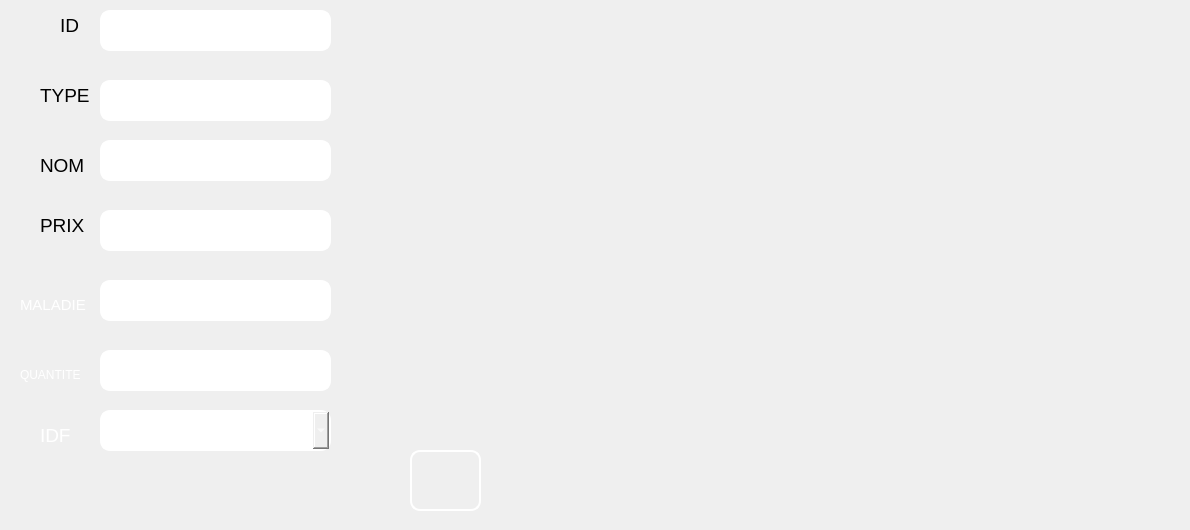
      <widget class="QWidget" name="tab_3">
       <attribute name="title">
        <string>Ajouter</string>
       </attribute>
       <widget class="QPushButton" name="pb_ajouter_medicament">
        <property name="geometry">
         <rect>
          <x>410</x>
          <y>450</y>
          <width>71</width>
          <height>61</height>
         </rect>
        </property>
        <property name="styleSheet">
         <string notr="true">border-style: solid;
border-color: white;
border-width: 2px;
border-radius: 10px;
color: rgb(255, 255, 255);
background-image: url(:/img/img/images.png);
</string>
        </property>
        <property name="text">
         <string/>
        </property>
       </widget>
       <widget class="QLineEdit" name="lineEdit_5_maladie">
        <property name="geometry">
         <rect>
          <x>100</x>
          <y>280</y>
          <width>231</width>
          <height>41</height>
         </rect>
        </property>
        <property name="styleSheet">
         <string notr="true">border-style: solid;
border-color: white;
border-width: 2px;
border-radius: 10px;
color: rgb(255, 255, 255);</string>
        </property>
       </widget>
       <widget class="QLineEdit" name="lineEdit_4_prix">
        <property name="geometry">
         <rect>
          <x>100</x>
          <y>210</y>
          <width>231</width>
          <height>41</height>
         </rect>
        </property>
        <property name="styleSheet">
         <string notr="true">border-style: solid;
border-color: white;
border-width: 2px;
border-radius: 10px;
color: rgb(255, 255, 255);</string>
        </property>
       </widget>
       <widget class="QLineEdit" name="lineEdit_6_quantite">
        <property name="geometry">
         <rect>
          <x>100</x>
          <y>350</y>
          <width>231</width>
          <height>41</height>
         </rect>
        </property>
        <property name="styleSheet">
         <string notr="true">border-style: solid;
border-color: white;
border-width: 2px;
border-radius: 10px;
color: rgb(255, 255, 255);</string>
        </property>
       </widget>
       <widget class="QLineEdit" name="lineEdit_id_2">
        <property name="geometry">
         <rect>
          <x>100</x>
          <y>10</y>
          <width>231</width>
          <height>41</height>
         </rect>
        </property>
        <property name="styleSheet">
         <string notr="true">border-style: solid;
border-color: white;
border-width: 2px;
border-radius: 10px;
color: rgb(255, 255, 255);</string>
        </property>
       </widget>
       <widget class="QLineEdit" name="lineEdit_2_nom">
        <property name="geometry">
         <rect>
          <x>100</x>
          <y>140</y>
          <width>231</width>
          <height>41</height>
         </rect>
        </property>
        <property name="styleSheet">
         <string notr="true">border-style: solid;
border-color: white;
border-width: 2px;
border-radius: 10px;
color: rgb(255, 255, 255);</string>
        </property>
       </widget>
       <widget class="QLineEdit" name="lineEdit_3_type">
        <property name="geometry">
         <rect>
          <x>100</x>
          <y>80</y>
          <width>231</width>
          <height>41</height>
         </rect>
        </property>
        <property name="styleSheet">
         <string notr="true">border-style: solid;
border-color: white;
border-width: 2px;
border-radius: 10px;
color: rgb(255, 255, 255);</string>
        </property>
       </widget>
       <widget class="QComboBox" name="comboBox_5">
        <property name="geometry">
         <rect>
          <x>100</x>
          <y>410</y>
          <width>231</width>
          <height>41</height>
         </rect>
        </property>
        <property name="styleSheet">
         <string notr="true">border-style: solid;
border-color: white;
border-width: 2px;
border-radius: 10px;
color: rgb(255, 255, 255);</string>
        </property>
       </widget>
       <widget class="QLabel" name="label_53">
        <property name="enabled">
         <bool>false</bool>
        </property>
        <property name="geometry">
         <rect>
          <x>40</x>
          <y>210</y>
          <width>51</width>
          <height>31</height>
         </rect>
        </property>
        <property name="maximumSize">
         <size>
          <width>94</width>
          <height>76</height>
         </size>
        </property>
        <property name="font">
         <font>
          <family>MS Shell Dlg 2</family>
          <pointsize>11</pointsize>
          <weight>50</weight>
          <italic>false</italic>
          <bold>false</bold>
         </font>
        </property>
        <property name="toolTip">
         <string>&lt;html&gt;&lt;head/&gt;&lt;body&gt;&lt;p&gt;ID&lt;/p&gt;&lt;/body&gt;&lt;/html&gt;</string>
        </property>
        <property name="styleSheet">
         <string notr="true">background-image: url(:/img/img/585e4adacb11b227491c3392.png);

color: rgb(0, 0, 0);
</string>
        </property>
        <property name="text">
         <string>&lt;html&gt;&lt;head/&gt;&lt;body&gt;&lt;p&gt;&lt;span style=&quot; font-size:14pt;&quot;&gt;PRIX&lt;/span&gt;&lt;/p&gt;&lt;/body&gt;&lt;/html&gt;</string>
        </property>
        <property name="wordWrap">
         <bool>false</bool>
        </property>
       </widget>
       <widget class="QLabel" name="label_28">
        <property name="enabled">
         <bool>false</bool>
        </property>
        <property name="geometry">
         <rect>
          <x>60</x>
          <y>10</y>
          <width>31</width>
          <height>31</height>
         </rect>
        </property>
        <property name="maximumSize">
         <size>
          <width>94</width>
          <height>76</height>
         </size>
        </property>
        <property name="font">
         <font>
          <family>MS Shell Dlg 2</family>
          <pointsize>11</pointsize>
          <weight>50</weight>
          <italic>false</italic>
          <bold>false</bold>
         </font>
        </property>
        <property name="toolTip">
         <string>&lt;html&gt;&lt;head/&gt;&lt;body&gt;&lt;p&gt;ID&lt;/p&gt;&lt;/body&gt;&lt;/html&gt;</string>
        </property>
        <property name="styleSheet">
         <string notr="true">background-image: url(:/img/img/585e4adacb11b227491c3392.png);

color: rgb(0, 0, 0);
</string>
        </property>
        <property name="text">
         <string>&lt;html&gt;&lt;head/&gt;&lt;body&gt;&lt;p&gt;&lt;span style=&quot; font-size:14pt;&quot;&gt;ID&lt;/span&gt;&lt;/p&gt;&lt;/body&gt;&lt;/html&gt;</string>
        </property>
        <property name="wordWrap">
         <bool>false</bool>
        </property>
       </widget>
       <widget class="QLabel" name="label_51">
        <property name="enabled">
         <bool>false</bool>
        </property>
        <property name="geometry">
         <rect>
          <x>20</x>
          <y>290</y>
          <width>81</width>
          <height>31</height>
         </rect>
        </property>
        <property name="maximumSize">
         <size>
          <width>94</width>
          <height>76</height>
         </size>
        </property>
        <property name="font">
         <font>
          <family>MS Shell Dlg 2</family>
          <pointsize>11</pointsize>
          <weight>50</weight>
          <italic>false</italic>
          <bold>false</bold>
         </font>
        </property>
        <property name="toolTip">
         <string>&lt;html&gt;&lt;head/&gt;&lt;body&gt;&lt;p&gt;ID&lt;/p&gt;&lt;/body&gt;&lt;/html&gt;</string>
        </property>
        <property name="styleSheet">
         <string notr="true">background-image: url(:/img/img/585e4adacb11b227491c3392.png);

color: rgb(255,255,255);
</string>
        </property>
        <property name="text">
         <string>&lt;html&gt;&lt;head/&gt;&lt;body&gt;&lt;p&gt;MALADIE&lt;/p&gt;&lt;/body&gt;&lt;/html&gt;</string>
        </property>
        <property name="wordWrap">
         <bool>false</bool>
        </property>
       </widget>
       <widget class="QLabel" name="label_52">
        <property name="enabled">
         <bool>false</bool>
        </property>
        <property name="geometry">
         <rect>
          <x>40</x>
          <y>80</y>
          <width>51</width>
          <height>31</height>
         </rect>
        </property>
        <property name="maximumSize">
         <size>
          <width>94</width>
          <height>76</height>
         </size>
        </property>
        <property name="font">
         <font>
          <family>MS Shell Dlg 2</family>
          <pointsize>11</pointsize>
          <weight>50</weight>
          <italic>false</italic>
          <bold>false</bold>
         </font>
        </property>
        <property name="toolTip">
         <string>&lt;html&gt;&lt;head/&gt;&lt;body&gt;&lt;p&gt;ID&lt;/p&gt;&lt;/body&gt;&lt;/html&gt;</string>
        </property>
        <property name="styleSheet">
         <string notr="true">background-image: url(:/img/img/585e4adacb11b227491c3392.png);

color: rgb(0, 0, 0);
</string>
        </property>
        <property name="text">
         <string>&lt;html&gt;&lt;head/&gt;&lt;body&gt;&lt;p&gt;&lt;span style=&quot; font-size:14pt;&quot;&gt;TYPE&lt;/span&gt;&lt;/p&gt;&lt;/body&gt;&lt;/html&gt;</string>
        </property>
        <property name="wordWrap">
         <bool>false</bool>
        </property>
       </widget>
       <widget class="QLabel" name="label_26">
        <property name="enabled">
         <bool>false</bool>
        </property>
        <property name="geometry">
         <rect>
          <x>40</x>
          <y>150</y>
          <width>51</width>
          <height>31</height>
         </rect>
        </property>
        <property name="maximumSize">
         <size>
          <width>94</width>
          <height>76</height>
         </size>
        </property>
        <property name="font">
         <font>
          <family>MS Shell Dlg 2</family>
          <pointsize>11</pointsize>
          <weight>50</weight>
          <italic>false</italic>
          <bold>false</bold>
         </font>
        </property>
        <property name="toolTip">
         <string>&lt;html&gt;&lt;head/&gt;&lt;body&gt;&lt;p&gt;ID&lt;/p&gt;&lt;/body&gt;&lt;/html&gt;</string>
        </property>
        <property name="styleSheet">
         <string notr="true">background-image: url(:/img/img/585e4adacb11b227491c3392.png);

color: rgb(0, 0, 0);
</string>
        </property>
        <property name="text">
         <string>&lt;html&gt;&lt;head/&gt;&lt;body&gt;&lt;p&gt;&lt;span style=&quot; font-size:14pt;&quot;&gt;NOM&lt;/span&gt;&lt;/p&gt;&lt;/body&gt;&lt;/html&gt;</string>
        </property>
        <property name="wordWrap">
         <bool>false</bool>
        </property>
       </widget>
       <widget class="QLabel" name="label_27">
        <property name="enabled">
         <bool>false</bool>
        </property>
        <property name="geometry">
         <rect>
          <x>40</x>
          <y>420</y>
          <width>41</width>
          <height>31</height>
         </rect>
        </property>
        <property name="maximumSize">
         <size>
          <width>94</width>
          <height>76</height>
         </size>
        </property>
        <property name="font">
         <font>
          <family>MS Shell Dlg 2</family>
          <pointsize>11</pointsize>
          <weight>50</weight>
          <italic>false</italic>
          <bold>false</bold>
         </font>
        </property>
        <property name="toolTip">
         <string>&lt;html&gt;&lt;head/&gt;&lt;body&gt;&lt;p&gt;ID&lt;/p&gt;&lt;/body&gt;&lt;/html&gt;</string>
        </property>
        <property name="styleSheet">
         <string notr="true">background-image: url(:/img/img/585e4adacb11b227491c3392.png);

color: rgb(255,255,255);
</string>
        </property>
        <property name="text">
         <string>&lt;html&gt;&lt;head/&gt;&lt;body&gt;&lt;p&gt;&lt;span style=&quot; font-size:14pt;&quot;&gt;IDF&lt;/span&gt;&lt;/p&gt;&lt;/body&gt;&lt;/html&gt;</string>
        </property>
        <property name="wordWrap">
         <bool>false</bool>
        </property>
       </widget>
       <widget class="QLabel" name="label_54">
        <property name="enabled">
         <bool>false</bool>
        </property>
        <property name="geometry">
         <rect>
          <x>20</x>
          <y>360</y>
          <width>81</width>
          <height>31</height>
         </rect>
        </property>
        <property name="maximumSize">
         <size>
          <width>94</width>
          <height>76</height>
         </size>
        </property>
        <property name="font">
         <font>
          <family>MS Shell Dlg 2</family>
          <pointsize>11</pointsize>
          <weight>50</weight>
          <italic>false</italic>
          <bold>false</bold>
         </font>
        </property>
        <property name="toolTip">
         <string>&lt;html&gt;&lt;head/&gt;&lt;body&gt;&lt;p&gt;ID&lt;/p&gt;&lt;/body&gt;&lt;/html&gt;</string>
        </property>
        <property name="styleSheet">
         <string notr="true">background-image: url(:/img/img/585e4adacb11b227491c3392.png);

color: rgb(255,255,255);
</string>
        </property>
        <property name="text">
         <string>&lt;html&gt;&lt;head/&gt;&lt;body&gt;&lt;p&gt;&lt;span style=&quot; font-size:9pt;&quot;&gt;QUANTITE&lt;/span&gt;&lt;/p&gt;&lt;/body&gt;&lt;/html&gt;</string>
        </property>
        <property name="wordWrap">
         <bool>false</bool>
        </property>
       </widget>
       <widget class="QLabel" name="label_4">
        <property name="geometry">
         <rect>
          <x>810</x>
          <y>450</y>
          <width>371</width>
          <height>71</height>
         </rect>
        </property>
        <property name="styleSheet">
         <string notr="true">background-image: url(:/img/img/logo_original.png);</string>
        </property>
        <property name="text">
         <string/>
        </property>
       </widget>
       <widget class="QLabel" name="label_5">
        <property name="geometry">
         <rect>
          <x>1000</x>
          <y>380</y>
          <width>181</width>
          <height>71</height>
         </rect>
        </property>
        <property name="styleSheet">
         <string notr="true">background-image: url(:/img/img/PRESIDENT.png);</string>
        </property>
        <property name="text">
         <string/>
        </property>
       </widget>
       <widget class="QLabel" name="label_6">
        <property name="geometry">
         <rect>
          <x>810</x>
          <y>375</y>
          <width>181</width>
          <height>71</height>
         </rect>
        </property>
        <property name="styleSheet">
         <string notr="true">background-image: url(:/img/img/danone-logo-EE7DBAC3E9-seeklogo.com.png);</string>
        </property>
        <property name="text">
         <string/>
        </property>
       </widget>
      </widget>
